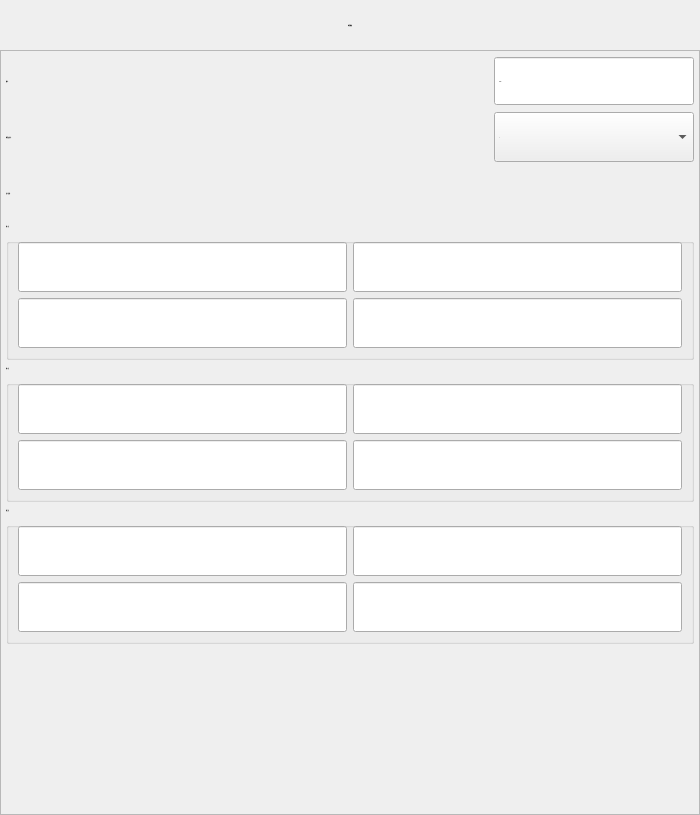
<?xml version="1.0" encoding="UTF-8"?>
<ui version="4.0">
 <class>FormActVision</class>
 <widget class="QWidget" name="FormActVision">
  <property name="geometry">
   <rect>
    <x>0</x>
    <y>0</y>
    <width>700</width>
    <height>815</height>
   </rect>
  </property>
  <property name="minimumSize">
   <size>
    <width>700</width>
    <height>815</height>
   </size>
  </property>
  <property name="maximumSize">
   <size>
    <width>760</width>
    <height>815</height>
   </size>
  </property>
  <property name="sizeIncrement">
   <size>
    <width>0</width>
    <height>-1</height>
   </size>
  </property>
  <property name="font">
   <font>
    <family>微软雅黑</family>
    <pointsize>-1</pointsize>
    <weight>50</weight>
    <italic>false</italic>
    <bold>false</bold>
   </font>
  </property>
  <property name="focusPolicy">
   <enum>Qt::NoFocus</enum>
  </property>
  <property name="windowTitle">
   <string notr="true">延时指令</string>
  </property>
  <property name="toolTip">
   <string notr="true"/>
  </property>
  <property name="statusTip">
   <string notr="true"/>
  </property>
  <property name="whatsThis">
   <string notr="true"/>
  </property>
  <property name="accessibleName">
   <string notr="true"/>
  </property>
  <property name="accessibleDescription">
   <string notr="true"/>
  </property>
  <property name="styleSheet">
   <string notr="true">font: 28px &quot;微软雅黑&quot;;</string>
  </property>
  <property name="windowFilePath">
   <string notr="true"/>
  </property>
  <layout class="QVBoxLayout" name="verticalLayout">
   <property name="spacing">
    <number>0</number>
   </property>
   <property name="margin">
    <number>0</number>
   </property>
   <item>
    <widget class="QLabel" name="labelParaTitle">
     <property name="sizePolicy">
      <sizepolicy hsizetype="Preferred" vsizetype="Fixed">
       <horstretch>0</horstretch>
       <verstretch>0</verstretch>
      </sizepolicy>
     </property>
     <property name="minimumSize">
      <size>
       <width>0</width>
       <height>50</height>
      </size>
     </property>
     <property name="font">
      <font>
       <family>微软雅黑</family>
       <pointsize>-1</pointsize>
       <weight>50</weight>
       <italic>false</italic>
       <bold>false</bold>
      </font>
     </property>
     <property name="styleSheet">
      <string notr="true">QLabel#labelParaTitle
{
	color: black;
	border-image: url(:/img/widget/Panel.png) 0 4 0 4;
	border-left: 4px transparent;
	border-right: 4px transparent;
}
</string>
     </property>
     <property name="text">
      <string>视觉参数</string>
     </property>
     <property name="alignment">
      <set>Qt::AlignCenter</set>
     </property>
    </widget>
   </item>
   <item>
    <widget class="QFrame" name="frameVision">
     <property name="font">
      <font>
       <family>微软雅黑</family>
       <pointsize>-1</pointsize>
       <weight>50</weight>
       <italic>false</italic>
       <bold>false</bold>
      </font>
     </property>
     <property name="styleSheet">
      <string notr="true"/>
     </property>
     <property name="frameShape">
      <enum>QFrame::StyledPanel</enum>
     </property>
     <property name="frameShadow">
      <enum>QFrame::Plain</enum>
     </property>
     <property name="IsMainArea" stdset="0">
      <bool>true</bool>
     </property>
     <layout class="QGridLayout" name="gridLayout_4">
      <property name="margin">
       <number>5</number>
      </property>
      <item row="0" column="0">
       <layout class="QHBoxLayout" name="horizontalLayout">
        <item>
         <widget class="QLabel" name="labelDelay">
          <property name="sizePolicy">
           <sizepolicy hsizetype="Expanding" vsizetype="Preferred">
            <horstretch>0</horstretch>
            <verstretch>0</verstretch>
           </sizepolicy>
          </property>
          <property name="minimumSize">
           <size>
            <width>0</width>
            <height>50</height>
           </size>
          </property>
          <property name="maximumSize">
           <size>
            <width>16777215</width>
            <height>50</height>
           </size>
          </property>
          <property name="font">
           <font>
            <family>微软雅黑</family>
            <pointsize>-1</pointsize>
            <weight>50</weight>
            <italic>false</italic>
            <bold>false</bold>
           </font>
          </property>
          <property name="text">
           <string>超时：</string>
          </property>
         </widget>
        </item>
        <item>
         <widget class="xDoubleSpinBox" name="BoxDelay">
          <property name="enabled">
           <bool>true</bool>
          </property>
          <property name="sizePolicy">
           <sizepolicy hsizetype="Fixed" vsizetype="Fixed">
            <horstretch>0</horstretch>
            <verstretch>0</verstretch>
           </sizepolicy>
          </property>
          <property name="minimumSize">
           <size>
            <width>200</width>
            <height>50</height>
           </size>
          </property>
          <property name="maximumSize">
           <size>
            <width>200</width>
            <height>50</height>
           </size>
          </property>
          <property name="font">
           <font>
            <family>微软雅黑</family>
            <pointsize>-1</pointsize>
            <weight>50</weight>
            <italic>false</italic>
            <bold>false</bold>
           </font>
          </property>
          <property name="focusPolicy">
           <enum>Qt::ClickFocus</enum>
          </property>
          <property name="alignment">
           <set>Qt::AlignLeading|Qt::AlignLeft|Qt::AlignVCenter</set>
          </property>
          <property name="buttonSymbols">
           <enum>QAbstractSpinBox::NoButtons</enum>
          </property>
          <property name="specialValueText">
           <string notr="true"/>
          </property>
          <property name="keyboardTracking">
           <bool>false</bool>
          </property>
          <property name="prefix">
           <string notr="true"/>
          </property>
          <property name="suffix">
           <string notr="true">s</string>
          </property>
          <property name="decimals">
           <number>2</number>
          </property>
          <property name="maximum">
           <double>600.000000000000000</double>
          </property>
          <property name="singleStep">
           <double>0.100000000000000</double>
          </property>
          <property name="HasBtn" stdset="0">
           <bool>true</bool>
          </property>
         </widget>
        </item>
       </layout>
      </item>
      <item row="1" column="0">
       <layout class="QHBoxLayout" name="horizontalLayout_2">
        <property name="spacing">
         <number>5</number>
        </property>
        <item>
         <widget class="QLabel" name="labelVisionNumber">
          <property name="sizePolicy">
           <sizepolicy hsizetype="Expanding" vsizetype="Preferred">
            <horstretch>0</horstretch>
            <verstretch>0</verstretch>
           </sizepolicy>
          </property>
          <property name="minimumSize">
           <size>
            <width>0</width>
            <height>50</height>
           </size>
          </property>
          <property name="maximumSize">
           <size>
            <width>16777215</width>
            <height>50</height>
           </size>
          </property>
          <property name="font">
           <font>
            <family>微软雅黑</family>
            <pointsize>-1</pointsize>
            <weight>50</weight>
            <italic>false</italic>
            <bold>false</bold>
           </font>
          </property>
          <property name="text">
           <string>视觉设备号：</string>
          </property>
         </widget>
        </item>
        <item>
         <widget class="QComboBox" name="comboBoxVision">
          <property name="minimumSize">
           <size>
            <width>200</width>
            <height>50</height>
           </size>
          </property>
          <property name="maximumSize">
           <size>
            <width>16777215</width>
            <height>50</height>
           </size>
          </property>
          <property name="font">
           <font>
            <family>微软雅黑</family>
            <pointsize>-1</pointsize>
            <weight>50</weight>
            <italic>false</italic>
            <bold>false</bold>
           </font>
          </property>
          <item>
           <property name="text">
            <string>1</string>
           </property>
          </item>
          <item>
           <property name="text">
            <string>2</string>
           </property>
          </item>
          <item>
           <property name="text">
            <string>3</string>
           </property>
          </item>
          <item>
           <property name="text">
            <string>4</string>
           </property>
          </item>
          <item>
           <property name="text">
            <string>5</string>
           </property>
          </item>
          <item>
           <property name="text">
            <string>6</string>
           </property>
          </item>
          <item>
           <property name="text">
            <string>7</string>
           </property>
          </item>
          <item>
           <property name="text">
            <string>8</string>
           </property>
          </item>
         </widget>
        </item>
       </layout>
      </item>
      <item row="2" column="0">
       <widget class="QLabel" name="labelVisionVar">
        <property name="sizePolicy">
         <sizepolicy hsizetype="Expanding" vsizetype="Preferred">
          <horstretch>0</horstretch>
          <verstretch>0</verstretch>
         </sizepolicy>
        </property>
        <property name="minimumSize">
         <size>
          <width>120</width>
          <height>50</height>
         </size>
        </property>
        <property name="maximumSize">
         <size>
          <width>16777215</width>
          <height>50</height>
         </size>
        </property>
        <property name="font">
         <font>
          <family>微软雅黑</family>
          <pointsize>-1</pointsize>
          <weight>50</weight>
          <italic>false</italic>
          <bold>false</bold>
         </font>
        </property>
        <property name="text">
         <string>用户变量：</string>
        </property>
       </widget>
      </item>
      <item row="3" column="0">
       <widget class="QGroupBox" name="groupBox1">
        <property name="font">
         <font>
          <family>微软雅黑</family>
          <pointsize>-1</pointsize>
          <weight>50</weight>
          <italic>false</italic>
          <bold>false</bold>
         </font>
        </property>
        <property name="title">
         <string>第一组</string>
        </property>
        <layout class="QGridLayout" name="gridLayout">
         <item row="0" column="0">
          <widget class="xLineEdit" name="BoxVisionVar1">
           <property name="minimumSize">
            <size>
             <width>100</width>
             <height>50</height>
            </size>
           </property>
           <property name="maximumSize">
            <size>
             <width>16777215</width>
             <height>50</height>
            </size>
           </property>
           <property name="font">
            <font>
             <family>微软雅黑</family>
             <pointsize>-1</pointsize>
             <weight>50</weight>
             <italic>false</italic>
             <bold>false</bold>
            </font>
           </property>
           <property name="styleSheet">
            <string notr="true"/>
           </property>
           <property name="alignment">
            <set>Qt::AlignLeading|Qt::AlignLeft|Qt::AlignVCenter</set>
           </property>
           <property name="readOnly">
            <bool>true</bool>
           </property>
          </widget>
         </item>
         <item row="0" column="1">
          <widget class="xLineEdit" name="BoxVisionVar2">
           <property name="minimumSize">
            <size>
             <width>100</width>
             <height>50</height>
            </size>
           </property>
           <property name="maximumSize">
            <size>
             <width>16777215</width>
             <height>50</height>
            </size>
           </property>
           <property name="font">
            <font>
             <family>微软雅黑</family>
             <pointsize>-1</pointsize>
             <weight>50</weight>
             <italic>false</italic>
             <bold>false</bold>
            </font>
           </property>
           <property name="styleSheet">
            <string notr="true"/>
           </property>
           <property name="alignment">
            <set>Qt::AlignLeading|Qt::AlignLeft|Qt::AlignVCenter</set>
           </property>
           <property name="readOnly">
            <bool>true</bool>
           </property>
          </widget>
         </item>
         <item row="1" column="0">
          <widget class="xLineEdit" name="BoxVisionVar3">
           <property name="minimumSize">
            <size>
             <width>100</width>
             <height>50</height>
            </size>
           </property>
           <property name="maximumSize">
            <size>
             <width>16777215</width>
             <height>50</height>
            </size>
           </property>
           <property name="font">
            <font>
             <family>微软雅黑</family>
             <pointsize>-1</pointsize>
             <weight>50</weight>
             <italic>false</italic>
             <bold>false</bold>
            </font>
           </property>
           <property name="styleSheet">
            <string notr="true"/>
           </property>
           <property name="alignment">
            <set>Qt::AlignLeading|Qt::AlignLeft|Qt::AlignVCenter</set>
           </property>
           <property name="readOnly">
            <bool>true</bool>
           </property>
          </widget>
         </item>
         <item row="1" column="1">
          <widget class="xLineEdit" name="BoxVisionVar4">
           <property name="minimumSize">
            <size>
             <width>100</width>
             <height>50</height>
            </size>
           </property>
           <property name="maximumSize">
            <size>
             <width>16777215</width>
             <height>50</height>
            </size>
           </property>
           <property name="font">
            <font>
             <family>微软雅黑</family>
             <pointsize>-1</pointsize>
             <weight>50</weight>
             <italic>false</italic>
             <bold>false</bold>
            </font>
           </property>
           <property name="styleSheet">
            <string notr="true"/>
           </property>
           <property name="alignment">
            <set>Qt::AlignLeading|Qt::AlignLeft|Qt::AlignVCenter</set>
           </property>
           <property name="readOnly">
            <bool>true</bool>
           </property>
          </widget>
         </item>
        </layout>
       </widget>
      </item>
      <item row="4" column="0">
       <widget class="QGroupBox" name="groupBox">
        <property name="font">
         <font>
          <family>微软雅黑</family>
          <pointsize>-1</pointsize>
          <weight>50</weight>
          <italic>false</italic>
          <bold>false</bold>
         </font>
        </property>
        <property name="title">
         <string>第二组</string>
        </property>
        <layout class="QGridLayout" name="gridLayout_2">
         <item row="0" column="0">
          <widget class="xLineEdit" name="BoxVisionVar5">
           <property name="minimumSize">
            <size>
             <width>100</width>
             <height>50</height>
            </size>
           </property>
           <property name="maximumSize">
            <size>
             <width>16777215</width>
             <height>50</height>
            </size>
           </property>
           <property name="font">
            <font>
             <family>微软雅黑</family>
             <pointsize>-1</pointsize>
             <weight>50</weight>
             <italic>false</italic>
             <bold>false</bold>
            </font>
           </property>
           <property name="styleSheet">
            <string notr="true"/>
           </property>
           <property name="alignment">
            <set>Qt::AlignLeading|Qt::AlignLeft|Qt::AlignVCenter</set>
           </property>
           <property name="readOnly">
            <bool>true</bool>
           </property>
          </widget>
         </item>
         <item row="0" column="1">
          <widget class="xLineEdit" name="BoxVisionVar6">
           <property name="minimumSize">
            <size>
             <width>100</width>
             <height>50</height>
            </size>
           </property>
           <property name="maximumSize">
            <size>
             <width>16777215</width>
             <height>50</height>
            </size>
           </property>
           <property name="font">
            <font>
             <family>微软雅黑</family>
             <pointsize>-1</pointsize>
             <weight>50</weight>
             <italic>false</italic>
             <bold>false</bold>
            </font>
           </property>
           <property name="styleSheet">
            <string notr="true"/>
           </property>
           <property name="alignment">
            <set>Qt::AlignLeading|Qt::AlignLeft|Qt::AlignVCenter</set>
           </property>
           <property name="readOnly">
            <bool>true</bool>
           </property>
          </widget>
         </item>
         <item row="1" column="0">
          <widget class="xLineEdit" name="BoxVisionVar7">
           <property name="minimumSize">
            <size>
             <width>100</width>
             <height>50</height>
            </size>
           </property>
           <property name="maximumSize">
            <size>
             <width>16777215</width>
             <height>50</height>
            </size>
           </property>
           <property name="font">
            <font>
             <family>微软雅黑</family>
             <pointsize>-1</pointsize>
             <weight>50</weight>
             <italic>false</italic>
             <bold>false</bold>
            </font>
           </property>
           <property name="styleSheet">
            <string notr="true"/>
           </property>
           <property name="alignment">
            <set>Qt::AlignLeading|Qt::AlignLeft|Qt::AlignVCenter</set>
           </property>
           <property name="readOnly">
            <bool>true</bool>
           </property>
          </widget>
         </item>
         <item row="1" column="1">
          <widget class="xLineEdit" name="BoxVisionVar8">
           <property name="minimumSize">
            <size>
             <width>100</width>
             <height>50</height>
            </size>
           </property>
           <property name="maximumSize">
            <size>
             <width>16777215</width>
             <height>50</height>
            </size>
           </property>
           <property name="font">
            <font>
             <family>微软雅黑</family>
             <pointsize>-1</pointsize>
             <weight>50</weight>
             <italic>false</italic>
             <bold>false</bold>
            </font>
           </property>
           <property name="styleSheet">
            <string notr="true"/>
           </property>
           <property name="alignment">
            <set>Qt::AlignLeading|Qt::AlignLeft|Qt::AlignVCenter</set>
           </property>
           <property name="readOnly">
            <bool>true</bool>
           </property>
          </widget>
         </item>
        </layout>
       </widget>
      </item>
      <item row="5" column="0">
       <widget class="QGroupBox" name="groupBox_2">
        <property name="font">
         <font>
          <family>微软雅黑</family>
          <pointsize>-1</pointsize>
          <weight>50</weight>
          <italic>false</italic>
          <bold>false</bold>
         </font>
        </property>
        <property name="title">
         <string>第三组</string>
        </property>
        <layout class="QGridLayout" name="gridLayout_3">
         <item row="0" column="0">
          <widget class="xLineEdit" name="BoxVisionVar9">
           <property name="minimumSize">
            <size>
             <width>100</width>
             <height>50</height>
            </size>
           </property>
           <property name="maximumSize">
            <size>
             <width>16777215</width>
             <height>50</height>
            </size>
           </property>
           <property name="font">
            <font>
             <family>微软雅黑</family>
             <pointsize>-1</pointsize>
             <weight>50</weight>
             <italic>false</italic>
             <bold>false</bold>
            </font>
           </property>
           <property name="styleSheet">
            <string notr="true"/>
           </property>
           <property name="alignment">
            <set>Qt::AlignLeading|Qt::AlignLeft|Qt::AlignVCenter</set>
           </property>
           <property name="readOnly">
            <bool>true</bool>
           </property>
          </widget>
         </item>
         <item row="0" column="1">
          <widget class="xLineEdit" name="BoxVisionVar10">
           <property name="minimumSize">
            <size>
             <width>100</width>
             <height>50</height>
            </size>
           </property>
           <property name="maximumSize">
            <size>
             <width>16777215</width>
             <height>50</height>
            </size>
           </property>
           <property name="font">
            <font>
             <family>微软雅黑</family>
             <pointsize>-1</pointsize>
             <weight>50</weight>
             <italic>false</italic>
             <bold>false</bold>
            </font>
           </property>
           <property name="styleSheet">
            <string notr="true"/>
           </property>
           <property name="alignment">
            <set>Qt::AlignLeading|Qt::AlignLeft|Qt::AlignVCenter</set>
           </property>
           <property name="readOnly">
            <bool>true</bool>
           </property>
          </widget>
         </item>
         <item row="1" column="0">
          <widget class="xLineEdit" name="BoxVisionVar11">
           <property name="minimumSize">
            <size>
             <width>100</width>
             <height>50</height>
            </size>
           </property>
           <property name="maximumSize">
            <size>
             <width>16777215</width>
             <height>50</height>
            </size>
           </property>
           <property name="font">
            <font>
             <family>微软雅黑</family>
             <pointsize>-1</pointsize>
             <weight>50</weight>
             <italic>false</italic>
             <bold>false</bold>
            </font>
           </property>
           <property name="styleSheet">
            <string notr="true"/>
           </property>
           <property name="alignment">
            <set>Qt::AlignLeading|Qt::AlignLeft|Qt::AlignVCenter</set>
           </property>
           <property name="readOnly">
            <bool>true</bool>
           </property>
          </widget>
         </item>
         <item row="1" column="1">
          <widget class="xLineEdit" name="BoxVisionVar12">
           <property name="minimumSize">
            <size>
             <width>100</width>
             <height>50</height>
            </size>
           </property>
           <property name="maximumSize">
            <size>
             <width>16777215</width>
             <height>50</height>
            </size>
           </property>
           <property name="font">
            <font>
             <family>微软雅黑</family>
             <pointsize>-1</pointsize>
             <weight>50</weight>
             <italic>false</italic>
             <bold>false</bold>
            </font>
           </property>
           <property name="styleSheet">
            <string notr="true"/>
           </property>
           <property name="alignment">
            <set>Qt::AlignLeading|Qt::AlignLeft|Qt::AlignVCenter</set>
           </property>
           <property name="readOnly">
            <bool>true</bool>
           </property>
          </widget>
         </item>
        </layout>
       </widget>
      </item>
      <item row="6" column="0">
       <spacer name="verticalSpacer">
        <property name="orientation">
         <enum>Qt::Vertical</enum>
        </property>
        <property name="sizeHint" stdset="0">
         <size>
          <width>748</width>
          <height>123</height>
         </size>
        </property>
       </spacer>
      </item>
     </layout>
    </widget>
   </item>
  </layout>
 </widget>
 <customwidgets>
  <customwidget>
   <class>xDoubleSpinBox</class>
   <extends>QDoubleSpinBox</extends>
   <header>xdoublespinbox.h</header>
   <slots>
    <signal>clicked()</signal>
   </slots>
  </customwidget>
  <customwidget>
   <class>xLineEdit</class>
   <extends>QLineEdit</extends>
   <header>xlineedit.h</header>
   <slots>
    <signal>clicked()</signal>
    <slot>inputIP()</slot>
   </slots>
  </customwidget>
 </customwidgets>
 <resources/>
 <connections>
  <connection>
   <sender>BoxDelay</sender>
   <signal>clicked()</signal>
   <receiver>FormActVision</receiver>
   <slot>inputDelay()</slot>
   <hints>
    <hint type="sourcelabel">
     <x>151</x>
     <y>219</y>
    </hint>
    <hint type="destinationlabel">
     <x>139</x>
     <y>440</y>
    </hint>
   </hints>
  </connection>
  <connection>
   <sender>BoxVisionVar1</sender>
   <signal>clicked()</signal>
   <receiver>FormActVision</receiver>
   <slot>inputUserVar1()</slot>
   <hints>
    <hint type="sourcelabel">
     <x>293</x>
     <y>83</y>
    </hint>
    <hint type="destinationlabel">
     <x>394</x>
     <y>149</y>
    </hint>
   </hints>
  </connection>
  <connection>
   <sender>BoxVisionVar2</sender>
   <signal>clicked()</signal>
   <receiver>FormActVision</receiver>
   <slot>inputUserVar2()</slot>
   <hints>
    <hint type="sourcelabel">
     <x>686</x>
     <y>83</y>
    </hint>
    <hint type="destinationlabel">
     <x>394</x>
     <y>149</y>
    </hint>
   </hints>
  </connection>
  <connection>
   <sender>BoxVisionVar4</sender>
   <signal>clicked()</signal>
   <receiver>FormActVision</receiver>
   <slot>inputUserVar4()</slot>
   <hints>
    <hint type="sourcelabel">
     <x>686</x>
     <y>139</y>
    </hint>
    <hint type="destinationlabel">
     <x>394</x>
     <y>149</y>
    </hint>
   </hints>
  </connection>
  <connection>
   <sender>BoxVisionVar3</sender>
   <signal>clicked()</signal>
   <receiver>FormActVision</receiver>
   <slot>inputUserVar3()</slot>
   <hints>
    <hint type="sourcelabel">
     <x>293</x>
     <y>139</y>
    </hint>
    <hint type="destinationlabel">
     <x>394</x>
     <y>149</y>
    </hint>
   </hints>
  </connection>
  <connection>
   <sender>BoxVisionVar5</sender>
   <signal>clicked()</signal>
   <receiver>FormActVision</receiver>
   <slot>inputUserVar5()</slot>
   <hints>
    <hint type="sourcelabel">
     <x>182</x>
     <y>199</y>
    </hint>
    <hint type="destinationlabel">
     <x>394</x>
     <y>149</y>
    </hint>
   </hints>
  </connection>
  <connection>
   <sender>BoxVisionVar6</sender>
   <signal>clicked()</signal>
   <receiver>FormActVision</receiver>
   <slot>inputUserVar6()</slot>
   <hints>
    <hint type="sourcelabel">
     <x>355</x>
     <y>199</y>
    </hint>
    <hint type="destinationlabel">
     <x>394</x>
     <y>149</y>
    </hint>
   </hints>
  </connection>
  <connection>
   <sender>BoxVisionVar7</sender>
   <signal>clicked()</signal>
   <receiver>FormActVision</receiver>
   <slot>inputUserVar7()</slot>
   <hints>
    <hint type="sourcelabel">
     <x>528</x>
     <y>199</y>
    </hint>
    <hint type="destinationlabel">
     <x>394</x>
     <y>149</y>
    </hint>
   </hints>
  </connection>
  <connection>
   <sender>BoxVisionVar8</sender>
   <signal>clicked()</signal>
   <receiver>FormActVision</receiver>
   <slot>inputUserVar8()</slot>
   <hints>
    <hint type="sourcelabel">
     <x>701</x>
     <y>199</y>
    </hint>
    <hint type="destinationlabel">
     <x>394</x>
     <y>149</y>
    </hint>
   </hints>
  </connection>
  <connection>
   <sender>BoxVisionVar9</sender>
   <signal>clicked()</signal>
   <receiver>FormActVision</receiver>
   <slot>inputUserVar9()</slot>
   <hints>
    <hint type="sourcelabel">
     <x>182</x>
     <y>256</y>
    </hint>
    <hint type="destinationlabel">
     <x>394</x>
     <y>149</y>
    </hint>
   </hints>
  </connection>
  <connection>
   <sender>BoxVisionVar10</sender>
   <signal>clicked()</signal>
   <receiver>FormActVision</receiver>
   <slot>inputUserVar10()</slot>
   <hints>
    <hint type="sourcelabel">
     <x>355</x>
     <y>256</y>
    </hint>
    <hint type="destinationlabel">
     <x>394</x>
     <y>149</y>
    </hint>
   </hints>
  </connection>
  <connection>
   <sender>BoxVisionVar11</sender>
   <signal>clicked()</signal>
   <receiver>FormActVision</receiver>
   <slot>inputUserVar11()</slot>
   <hints>
    <hint type="sourcelabel">
     <x>528</x>
     <y>256</y>
    </hint>
    <hint type="destinationlabel">
     <x>394</x>
     <y>149</y>
    </hint>
   </hints>
  </connection>
  <connection>
   <sender>BoxVisionVar12</sender>
   <signal>clicked()</signal>
   <receiver>FormActVision</receiver>
   <slot>inputUserVar12()</slot>
   <hints>
    <hint type="sourcelabel">
     <x>701</x>
     <y>256</y>
    </hint>
    <hint type="destinationlabel">
     <x>394</x>
     <y>149</y>
    </hint>
   </hints>
  </connection>
 </connections>
 <slots>
  <slot>inputDelay()</slot>
  <slot>inputUserVar1()</slot>
  <slot>inputUserVar2()</slot>
  <slot>inputUserVar3()</slot>
  <slot>inputUserVar4()</slot>
  <slot>inputUserVar5()</slot>
  <slot>inputUserVar6()</slot>
  <slot>inputUserVar7()</slot>
  <slot>inputUserVar8()</slot>
  <slot>inputUserVar9()</slot>
  <slot>inputUserVar10()</slot>
  <slot>inputUserVar11()</slot>
  <slot>inputUserVar12()</slot>
 </slots>
</ui>
